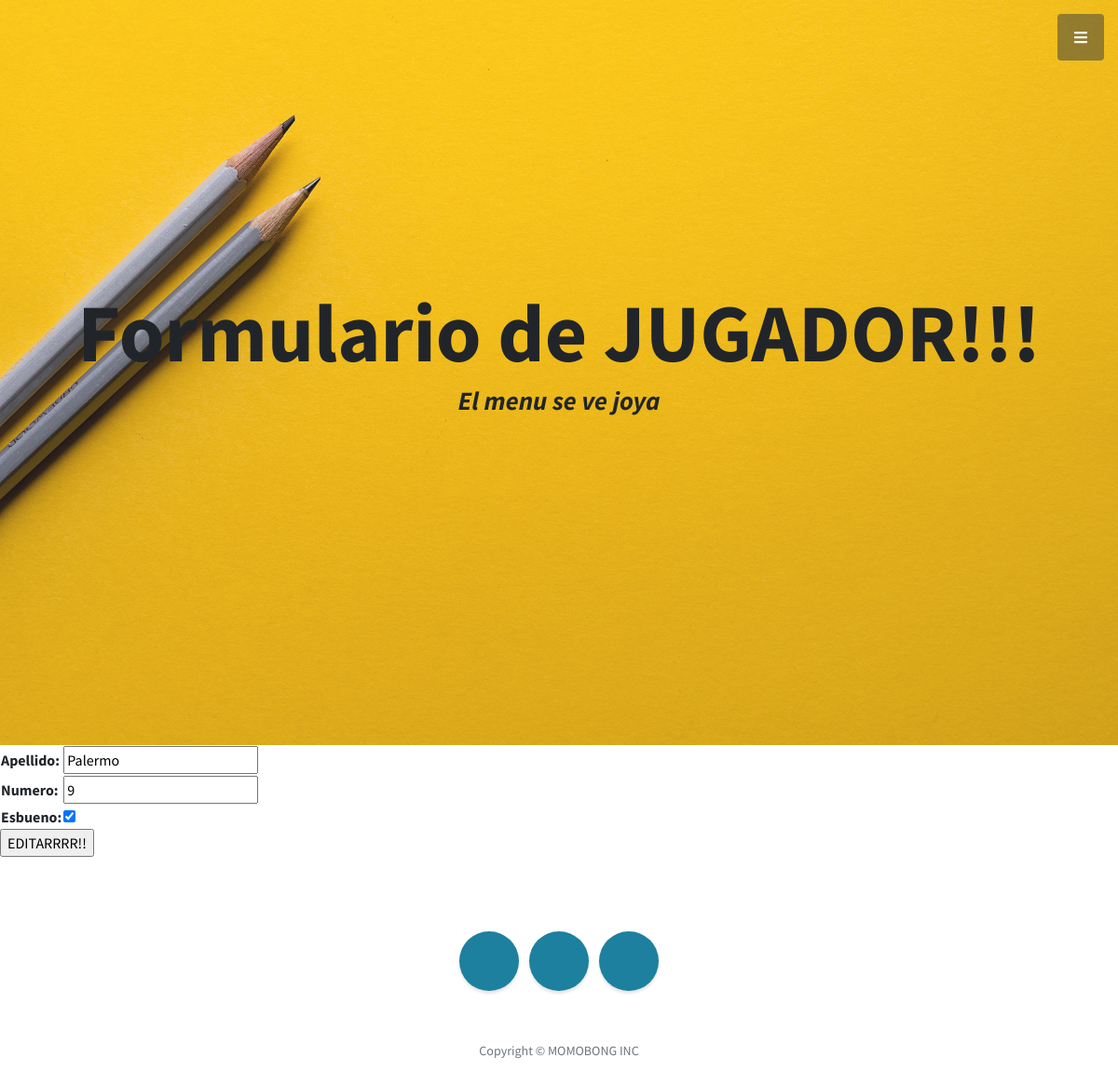
Screenshot of /AppCoder/editarJugador/9 with the database file from the repository.
### AppCoder/models.py (models this page shows, shortened)
class Jugador(models.Model):
    apellido = models.CharField(max_length=40)
    numero = models.IntegerField()
    esBueno = models.BooleanField(null=True)

### AppCoder/views.py (the view)
# urls.py: path('editarJugador/<numero_para_editar>', views.editarJugador, name='EditarJugador'),
def editarJugador(request, numero_para_editar):
    jugador = Jugador.objects.get(numero=numero_para_editar) #ese numero par editar es el id de la base de datos
    if request.method == 'POST':
        miFormulario = JugadorFormulario(request.POST)
        if miFormulario.is_valid():
            informacion = miFormulario.cleaned_data
            jugador.apellido = informacion['apellido'],
            jugador.numero = informacion['numero'],
            jugador.esBueno = informacion['esBueno'],
            jugador.save()
            return render(request, 'AppCoder/inicio.html')
    else:
        miFormulario = JugadorFormulario(initial={"apellido":jugador.apellido, "numero":jugador.numero, "esBueno":jugador.esBueno})
    return render(request, 'AppCoder/editarJugador.html', {"miFormulario":miFormulario, "numero_para_editar":numero_para_editar})

### AppCoder/forms.py
class JugadorFormulario(forms.Form):
    apellido = forms.CharField(max_length=40)
    numero = forms.IntegerField()
    esBueno = forms.BooleanField()

### AppCoder/templates/AppCoder/editarJugador.html (shortened to what this page needs)
        {% extends "AppCoder/padre.html" %}
        {% load static %}
                {% block contenido2 %}
                <h1 class="mb-1">Formulario de JUGADOR!!!</h1>
                {% endblock %}
                {% block contenido %}
                        <form action="/AppCoder/editarJugador" method="POST">{% csrf_token %}
                                <table>
                                {{ miFormulario.as_table }}
                                </table>
                                <input type="submit" value="EDITARRRR!!">
                        </form>
                {% endblock %}

### rows the page displays
Jugador: apellido "Palermo", numero "9", esBueno "☑"
